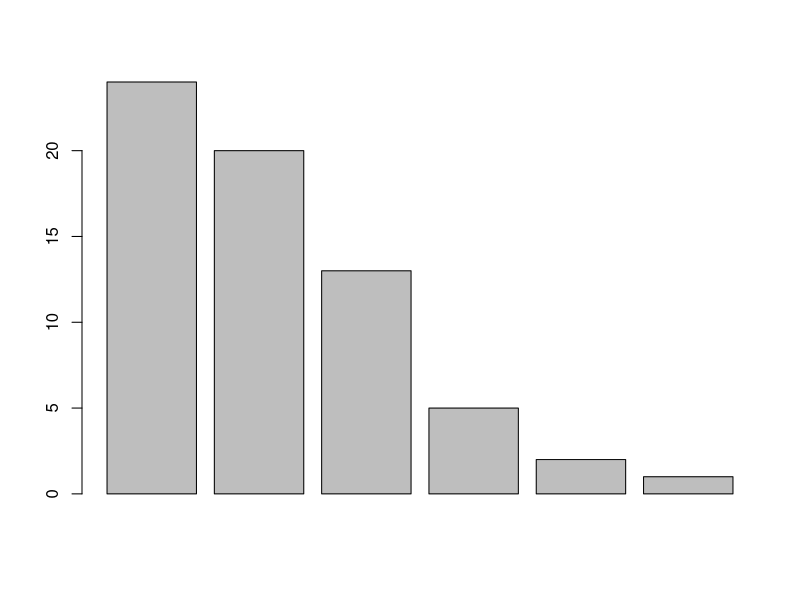
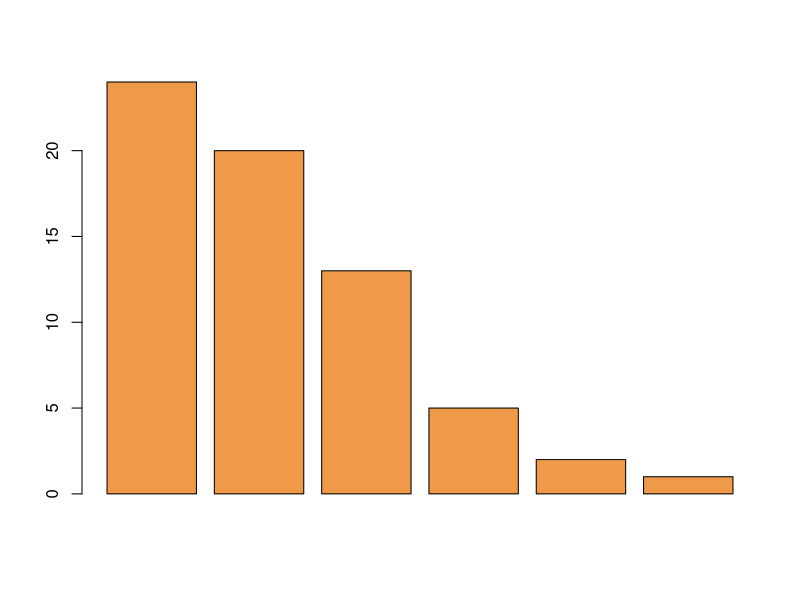
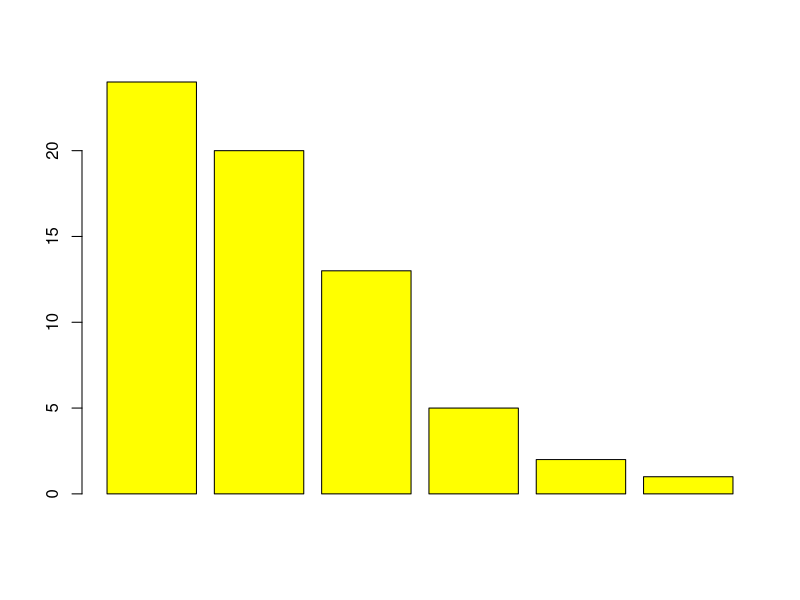
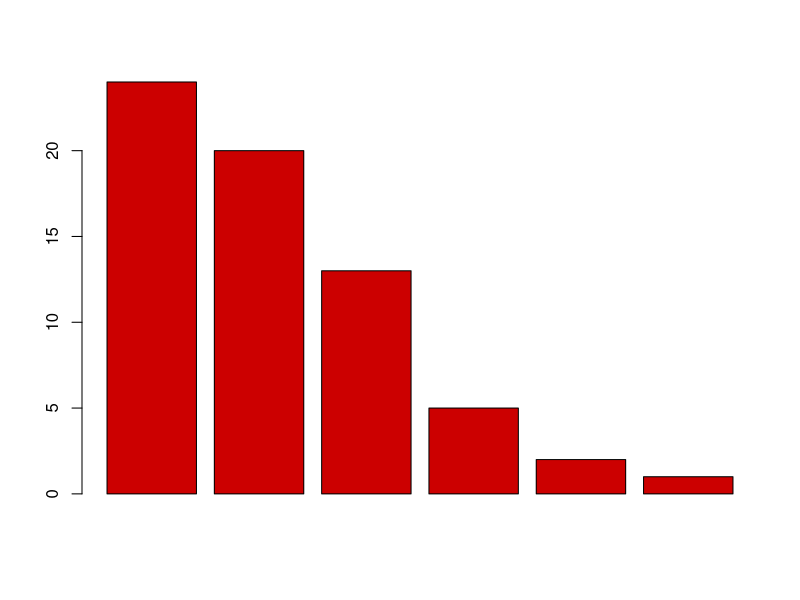
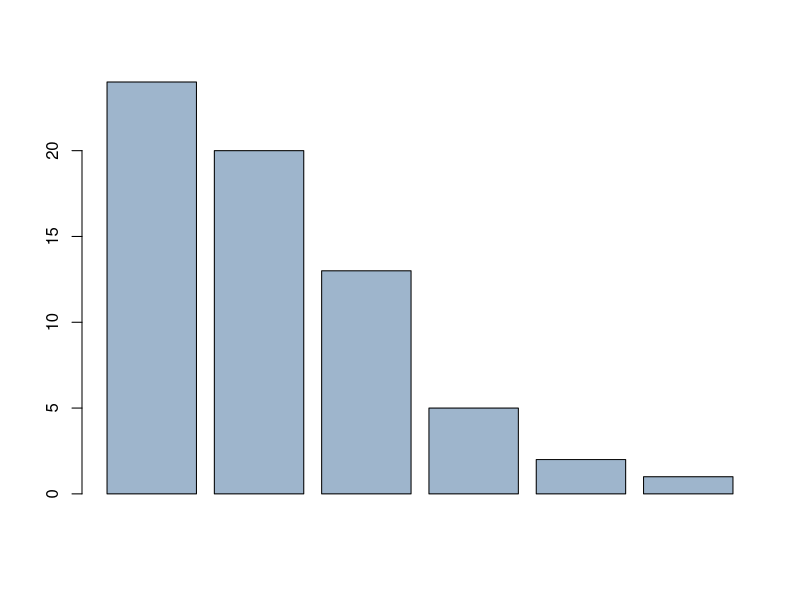
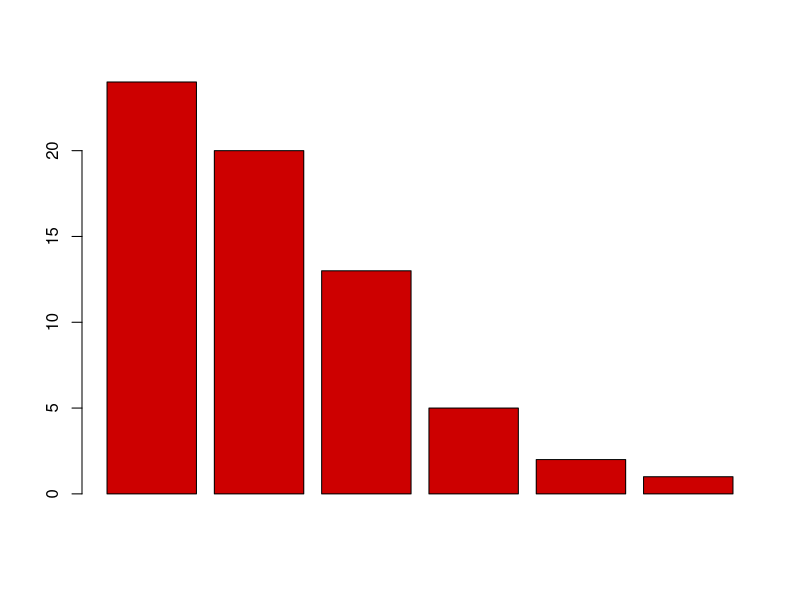
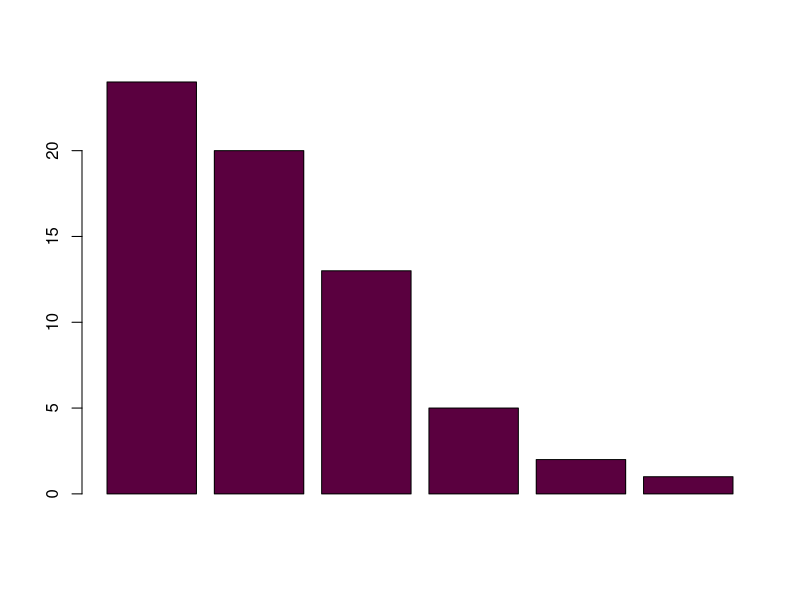
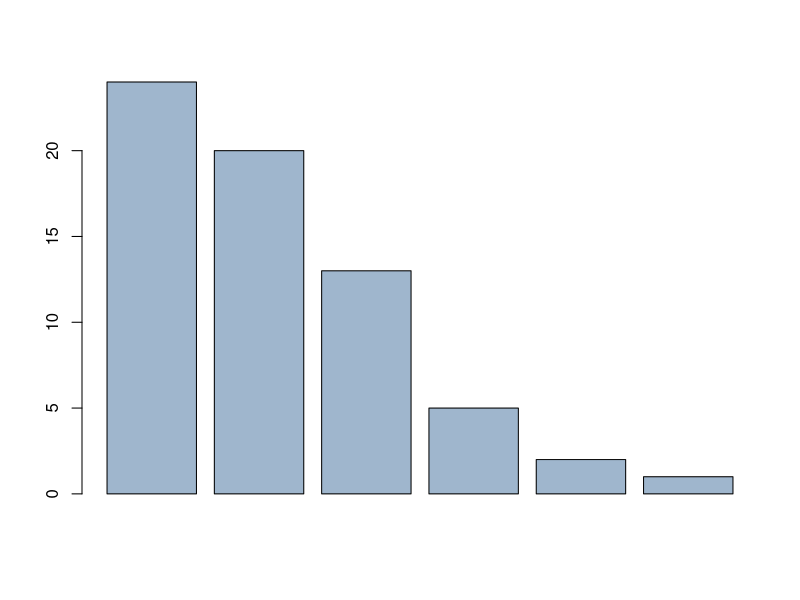

Generate these figures, in order, with R:
# Load Data ##################################

x <- c(24,20,13,5,2,1)
barplot(x)

# Adding colors to barplot
?colors
colors()

# Color names
barplot(x, col = "tan2")
barplot(x, col = "yellow")

# RGB triplets (0.00 - 1.00)
barplot(x, col = rgb(.80, 0, 0))
barplot(x, col = rgb(.62, .71, .80))

# RGB triplets (0 - 255)
barplot(x, col = rgb(205, 0, 0, max = 255))
barplot(x, col = rgb(90, 0, 63, max = 255))

# RGB hexcodes
barplot(x, col = "#9FB6CD")

# MULTIPLE COLORS ###############################
barplot(x, col = c("tan2", "yellow", "red3"))
        

# USING COLOR PALETTES ###########################
?palette
palette()

barplot(x, col = 1:6)
barplot(x, col = rainbow(6))


y <- c(12,35,30,8,15,10)
pie(y)
pie(y, col = terrain.colors(6))
pie(y, col = cm.colors(6))
pie(y, col = heat.colors(6 ))
pie(y, col = rainbow(6))


# CLEAN UP 
dev.off()
rm(list = ls())
cat("\014")
